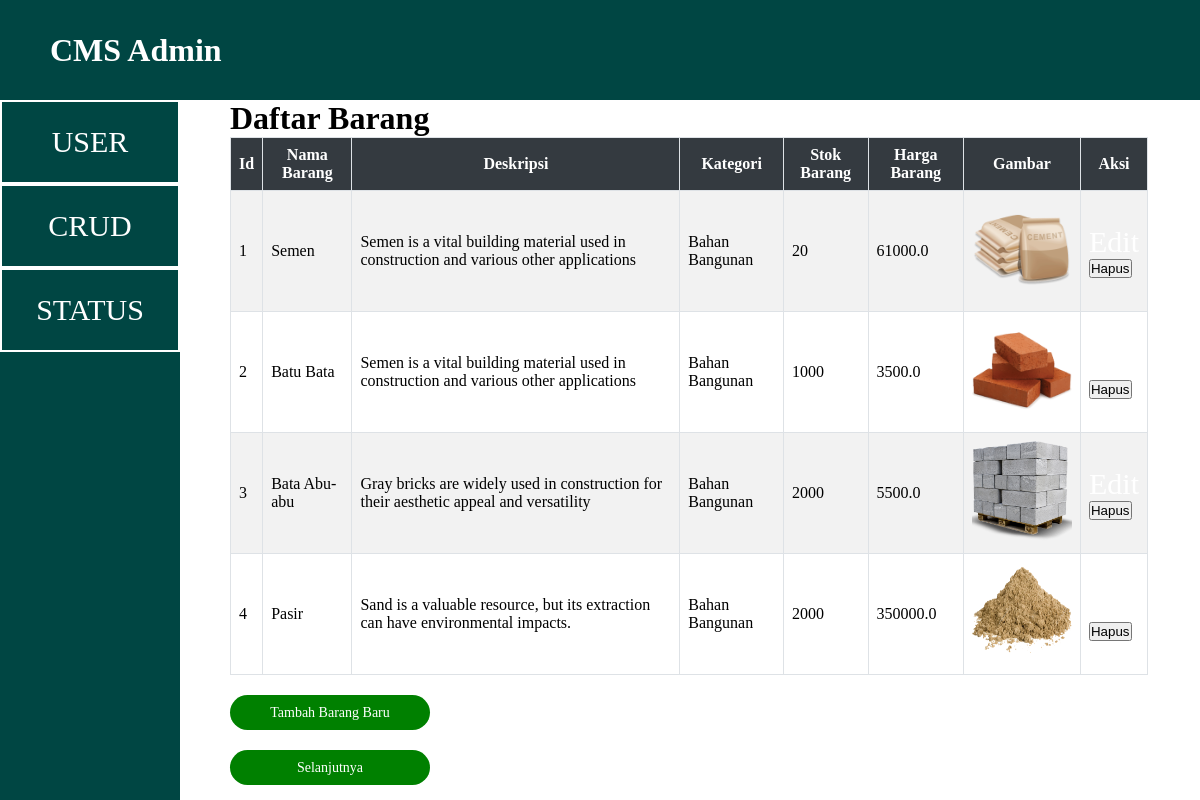
Screenshot of /admin_crud with the database file from the repository.
### models/product.py (models this page shows)
class Product(db.Model):
    __tablename__ = 'product'
    id_product = db.Column(db.Integer, primary_key=True)
    name = db.Column(db.String(100))
    desc = db.Column(db.String(100))
    category = db.Column(db.String(100))
    quantityInStock = db.Column(db.Integer)
    price = db.Column(db.Float)
    picture = db.Column(db.String(100))

### app.py (the view)
@app.route("/admin_crud")
def admin_crud():
    barang_list = Product.query.all()
    return render_template('admin_crud.html', barang_list=barang_list)

### templates/admin_crud.html (shortened to what this page needs)
<!DOCTYPE html>
<html lang="en">
<head>
    <link rel="stylesheet" type="text/css" href="{{ url_for('static', filename='css/crud_admin.css') }}">
</head>
<body>
    <div class="navbar">
        <h1>CMS Admin</h1>
    </div>
    <div class="container">
        <div class="bar-left">
            <div class="nav-user">
                <a href="{{ url_for('admin_user') }}">USER</a>
            </div>
            <div class="nav-user">
                <a href="{{ url_for('admin_crud') }}">CRUD</a>
            </div>
            <div class="nav-user">
                <a href="{{ url_for('admin_status') }}">STATUS</a>
            </div>
        </div>
        <div class="bar-right">
            <h1>Daftar Barang</h1>
            <table>
                <tr>
                    <th>Id</th>
                    <th>Nama Barang</th>
                    <th>Deskripsi</th>
                    <th>Kategori</th>
                    <th>Stok Barang</th>
                    <th>Harga Barang</th>
                    <th>Gambar</th>
                    <th>Aksi</th>
                </tr>
                {% set items_per_page = 4 %}
                {% set offset = request.args.get('offset', 0) | int %}
                {% set start = offset %}
                {% set end = offset + items_per_page %}
                {% for barang in barang_list[start:end] %}
                <tr>
                    <td>{{ barang.id_product }}</td>
                    <td>{{ barang.name }}</td>
                    <td>{{ barang.desc }}</td>
                    <td>{{ barang.category }}</td>
                    <td>{{ barang.quantityInStock }}</td>
                    <td>{{ barang.price }}</td>
                    <td><img src="{{ url_for('static', filename='unggah/'+ barang.picture) }}" width="100" height="100"></td>
                    <td>
                        <a href="/edit/{{ barang.id_product }}">Edit</a>
                        <form method="POST" action="/delete/{{ barang.id_product }}" onsubmit="return confirm('Are you sure you want to delete this item?');">
                            <button type="submit">Hapus</button>
                        </form>
                    </td>
                </tr>
                {% endfor %}
            </table>
            <div class="button-main">
                <a class="button-1" href="/add">Tambah Barang Baru</a>
                {% if end < barang_list|length %}
                <a class="button" href="{{ url_for('admin_crud', offset=end) }}">Selanjutnya</a>
                {% endif %}
            </div>
        </div>
    </div>
</body>
</html>

### static/css/crud_admin.css (style rules this page uses)
* { padding: 0; margin: 0; }
.navbar { display: flex; align-items: center; color: white; background-color: #004643; height: 100px; width: 100%; }
h1 { margin-left: 50px; }
.container { display: flex; width: 100%; height: 700px; }
.bar-left { width: 15%; background-color: #004643; }
.nav-user { background-color: #004643; height: 80px; align-items: center; display: flex; justify-content: center; border: 2px solid white; }
a { color: white; font-size: 30px; text-decoration: none; }
.bar-right { width: 85%; }
table { margin-left: 50px; border-collapse: collapse; width: 90%; }
th, td { border: 1px solid #dee2e6; padding: 8px; }
th { background-color: #343a40; color: #fff; font-weight: bold; }
tr:nth-child(even) { background-color: #f2f2f2; }
tr:nth-child(odd) { background-color: #fff; }
.button-main { margin-left: 50px; }
.button { border-radius: 20px; margin-top: 20px; width: 200px; height: 35px; background-color: green; }
a.button { display: flex; justify-content: center; align-items: center; font-size: 14px; }
.button-1 { border-radius: 20px; margin-top: 20px; margin-left: 0px; width: 200px; height: 35px; background-color: green; }
a.button-1 { display: flex; justify-content: center; align-items: center; font-size: 14px; }

### rows the page displays
Product: id_product "1", name "Semen", desc "Semen is a vital building material used in construction and various other applications", category "Bahan Bangunan", quantityInStock "20", price "61000.0", picture (picture)
Product: id_product "2", name "Batu Bata", desc "Semen is a vital building material used in construction and various other applications", category "Bahan Bangunan", quantityInStock "1000", price "3500.0", picture (picture)
Product: id_product "3", name "Bata Abu-abu", desc "Gray bricks are widely used in construction for their aesthetic appeal and versatility", category "Bahan Bangunan", quantityInStock "2000", price "5500.0", picture (picture)
Product: id_product "4", name "Pasir", desc "Sand is a valuable resource, but its extraction can have environmental impacts.", category "Bahan Bangunan", quantityInStock "2000", price "350000.0", picture (picture)
